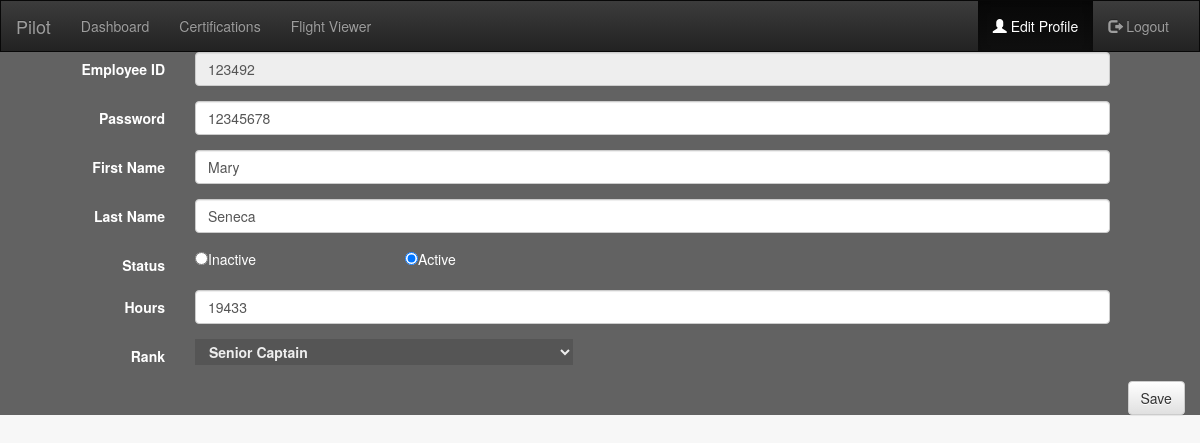
The app's page /PilotDash/PilotProfile.php (signed in) with its own data.
### tables this page shows
CREATE TABLE `Pilot` (
  `Emp_ID` int(6) NOT NULL,
  `Emp_Password` varchar(50) NOT NULL,
  `Pil_Status` int(1) NOT NULL,
  `Pil_Hours` int(11) DEFAULT NULL,
  `Pil_Rank` varchar(30) DEFAULT NULL,
  KEY `Emp_ID` (`Emp_ID`),
  CONSTRAINT `Pilot_ibfk_1` FOREIGN KEY (`Emp_ID`) REFERENCES `Employee` (`Emp_ID`)
);

CREATE TABLE `Employee` (
  `Emp_ID` int(6) NOT NULL,
  `Emp_Password` varchar(50) NOT NULL,
  `Emp_Type` int(1) NOT NULL,
  `Emp_fname` varchar(50) DEFAULT NULL,
  `Emp_lname` varchar(50) DEFAULT NULL,
  PRIMARY KEY (`Emp_ID`)
);

### PilotDash/PilotProfile.php (the view, shortened to what this page needs)
<?php
    $link = mysqli_connect('localhost', 'CS3380GRP23', 'e7d18aa', 'CS3380GRP23');
    $query = "SELECT Emp_fname, Emp_lname, Pilot.Emp_Password, Pil_Status, Pil_Hours, Pil_Rank FROM Pilot, Employee WHERE Pilot.Emp_ID = Employee.Emp_ID AND Pilot.Emp_ID = ".$_SESSION['Emp_ID'];
    $result = mysqli_query($link, $query);
    $pilotInfo = mysqli_fetch_row($result);
    $DBName = $pilotInfo[0];
    $DBLName = $pilotInfo[1];
    $DBPassword = $pilotInfo[2];
    $DBStatus = $pilotInfo[3];
    $DBHours = $pilotInfo[4];
    $DBRank = $pilotInfo[5];
?>
<!DOCTYPE html>
<html lang="en">
    <head>
        <link rel="stylesheet" href="https://maxcdn.bootstrapcdn.com/bootstrap/3.3.7/css/bootstrap.min.css">
        <link rel="stylesheet" href="https://maxcdn.bootstrapcdn.com/bootstrap/3.3.7/css/bootstrap-theme.min.css">
    </head>
    <body>
        <nav class="navbar navbar-inverse">
            <div class="container-fluid">
                <div class="navbar-header">
                    <a class="navbar-brand" href="PilotDash.php">Pilot</a>
                </div>
                <div class="collapse navbar-collapse" id="myNavbar">
                    <ul class="nav navbar-nav">
                        <li><a href="PilotDash.php">Dashboard</a></li>
                        <li><a href="Certifications.php">Certifications</a></li>
                        <li><a href="FlightViewer.php">Flight Viewer</a></li>
                    </ul>
                    <ul class="nav navbar-nav navbar-right">
                        <li class="active"><a href="PilotProfile.php"><span class="glyphicon glyphicon-user"></span> Edit Profile</a></li>
                        <li><a href="../Login/logout.php"><span class="glyphicon glyphicon-log-out"></span> Logout</a></li>
                    </ul>
                </div>
            </div>
        </nav>
        <div class="row">
            <form method="POST" action="PilotProfile.php" class="form-horizontal">
                <div class="form-group">
                    <label for="ID" class="col-md-2 control-label">Employee ID</label>
                    <div class="col-md-9"><input type="text" class="form-control" id="ID" <?php echo "value='". $_SESSION['Emp_ID'] ."'"; ?> readonly></div>
                </div>
                <div class="form-group">
                    <label for="Password" class="col-md-2 control-label">Password</label>
                    <div class="col-md-9"><input type="text" class="form-control" id="Password" name="Password" <?php echo "value='". $DBPassword ."'"; ?>></div>
                </div>
                <div class="form-group">
                    <label for="Name" class="col-md-2 control-label">First Name</label>
                    <div class="col-md-9"><input type="text" name="Name" class="form-control" id="Name" <?php echo "value='". $DBName ."'"; ?>></div>
                </div>
                <div class="form-group">
                    <label for="lname" class="col-md-2 control-label">Last Name</label>
                    <div class="col-md-9"><input type="text" name="lname" class="form-control" id="lname" <?php echo "value='". $DBLName ."'"; ?>></div>
                </div>
                <div class="form-group">
                    <label for="Status" class="col-md-2 control-label">Status</label>
                    <div class="col-md-2"><input type="radio" name="Status" value="0" <?php if($DBStatus == 0) {echo 'checked';} ?>>Inactive</div>
                    <div class="col-md-2"><input type="radio" name="Status" value="1" <?php if($DBStatus == 1) {echo 'checked';} ?>>Active</div>
                </div>
                <div class="form-group">
                    <label for="Hours" class="col-md-2 control-label">Hours</label>
                    <div class="col-md-9"><input type="number" name="Hours" class="form-control" id="Hours" <?php echo "value='". $DBHours ."'"; ?>></div>
                </div>
                <div class="form-group">
                    <label for="Rank" class="col-md-2 control-label">Rank</label>
                    <div class="col-md-9" id="mainselection">
                        <select name="Rank" id="Rank">
                            <option value="Senior Captain" <?php if($DBRank == "Senior Captain") {echo 'selected="selected"';} ?>>Senior Captain</option>
                        </select>
                    </div>
                </div>
                <div class="col-md-1 col-md-offset-11"><input type="submit" name="submit" class="btn btn-default" value="Save"></div>
            </form>
        </div>
    </body>
</html>

### PilotDash/PilotProfile.php (style rules this page uses)
body { background-image: url("http://cs3380.rnet.missouri.edu/group/CS3380GRP23/www/Background/Wood.jpg"); background-color: #f7f7f7; }
.row { background:rgba(0,0,0,0.6); color: white; }
.navbar { margin-bottom: 0; border-radius: 0; }
#mainselection select { border: 0; color: #EEE; background-color: #555; font-weight: bold; padding: 2px 10px; width: 378px; *width: 350px; *background: #58B14C -webkit-appearance: none; }

### records on screen
pilot: Password "12345678", Name "Mary", lname "Seneca", Pil_Status "☑", Hours "19433", Rank "Senior Captain"
